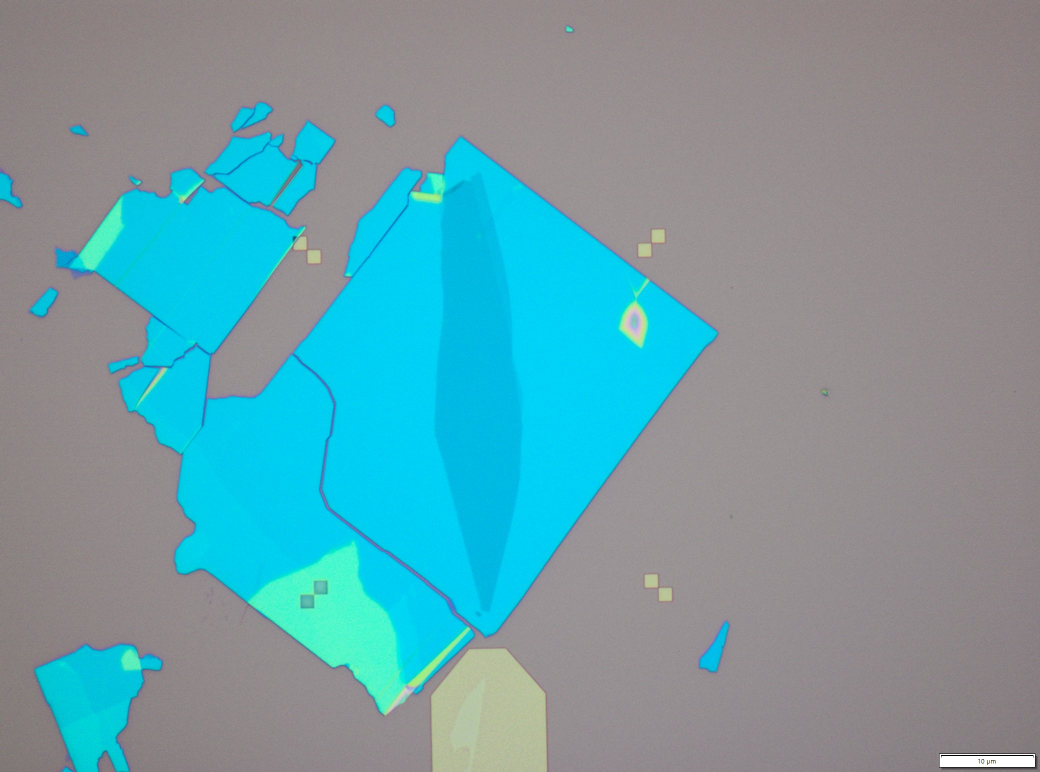
#> input picture tests_resources/ml08/bottom_part.jpg, 2080 x 1544 px (shown at 1/2 size)
$ python source_contour.py --image ../../../tests_resources/ml08/bottom_part.jpg --output-dir out
#> lines starting #> are read from the running program, lines starting #| are printed output that depends on the picture; after the words box and inside, x2 and y2 are one past the last pixel; in counts of white or black regions, pixels touching at a corner belong together
### skills/nanodevice_flakedetect/scripts/core.py
#!/usr/bin/env python
"""Shared utilities for the nanodevice_flakedetect workflow.

Morphological helpers, contour smoothing, image manipulation, affine warp
utilities, and the Chamfer+containment cost function used across all
sub-skills (align, detect, combine).
"""

import math

import cv2
import numpy as np


# ---------------------------------------------------------------------------
# Morphological helpers
# ---------------------------------------------------------------------------


# [19 lines left out: function _kernel_from_um, not called in this run]


def morph_clean(mask, close_k=9, open_k=9):
    """Morphological close then open.

    Close fills small gaps and bridges narrow breaks, open removes small
    noise blobs. Combined, this produces a cleaner binary mask while
    preserving the overall shape.

    Args:
        mask: Binary mask (uint8, 0 or 255).
        close_k: Kernel size for morphological closing.
        open_k: Kernel size for morphological opening.

    Returns:
        Cleaned binary mask (uint8, 0 or 255).
    """
    if close_k > 0:
        k_close = cv2.getStructuringElement(cv2.MORPH_ELLIPSE, (close_k, close_k))
        mask = cv2.morphologyEx(mask, cv2.MORPH_CLOSE, k_close)
    if open_k > 0:
        k_open = cv2.getStructuringElement(cv2.MORPH_ELLIPSE, (open_k, open_k))
        mask = cv2.morphologyEx(mask, cv2.MORPH_OPEN, k_open)
    return mask


def flood_fill_holes(mask):
    """Fill interior holes in a binary mask.

    Performs flood fill from the four image corners on the inverted mask,
    then unions with the original to fill all enclosed holes.

    Args:
        mask: Binary mask (uint8, 0 or 255).

    Returns:
        Mask with interior holes filled (uint8, 0 or 255).
    """
    h, w = mask.shape[:2]
    flood = mask.copy()
    for seed in ((0, 0), (w - 1, 0), (0, h - 1), (w - 1, h - 1)):
        x, y = seed
        if flood[y, x] == 0:
            fill_mask = np.zeros((h + 2, w + 2), dtype=np.uint8)
            cv2.floodFill(flood, fill_mask, seed, 255)
    # Invert: holes that were NOT reached by flood from any corner
    holes = cv2.bitwise_not(flood)
    return cv2.bitwise_or(mask, holes)


def keep_largest_n(mask, n=1, min_area=0):
    """Keep the N largest connected components by area.

    Args:
        mask: Binary mask (uint8, 0 or 255).
        n: Number of largest components to keep.
        min_area: Minimum pixel area to consider a component.

    Returns:
        Mask containing only the N largest qualifying components
        (uint8, 0 or 255).
    """
    num_labels, labels, stats, _ = cv2.connectedComponentsWithStats(
        mask, connectivity=8
    )
    # stats columns: x, y, w, h, area. Label 0 is background.
    areas = []
    for i in range(1, num_labels):
        area = stats[i, cv2.CC_STAT_AREA]
        if area >= min_area:
            areas.append((area, i))

    if not areas:
        return np.zeros_like(mask)

    # Sort by area descending, keep top n
    areas.sort(key=lambda x: x[0], reverse=True)
    keep_ids = {label_id for _, label_id in areas[:n]}

    result = np.zeros_like(mask)
    for label_id in keep_ids:
        result[labels == label_id] = 255
    return result


def mask_centroid(mask):
    """Return (cx, cy) centroid of a binary mask.

    Uses image moments. Returns None if the mask is empty.

    Args:
        mask: Binary mask (uint8, 0 or 255).

    Returns:
        Tuple (cx, cy) as floats, or None if mask has no foreground.
    """
    m = cv2.moments(mask, binaryImage=True)
    if m["m00"] < 1e-6:
        return None
    return (m["m10"] / m["m00"], m["m01"] / m["m00"])


# ---------------------------------------------------------------------------
# Image helpers
# ---------------------------------------------------------------------------

# [203 lines left out: functions desaturate, smooth_contour_polygon, smooth_contour_gaussian, smooth_material, make_warp, warp_contour and 2 more, not called in this run]


class ChamferAligner:
    """Chamfer distance + containment cost function for cross-substrate alignment.

    Encapsulates the proven v8 cost function recipe: forward Chamfer squared +
    heavy containment penalty + out-of-bounds penalty.  Used by both sweep.py
    (coarse rotation search) and refine.py (fine optimization).

    Usage:
        aligner = ChamferAligner(source_contour, source_mask,
                                 footprint_contour, footprint_mask)
        cost = aligner.cost([rot_deg, scale, dx, dy])
        metrics = aligner.evaluate([rot_deg, scale, dx, dy])
    """

    # [144 lines left out: functions __init__, cost, evaluate, not called in this run]


# ---------------------------------------------------------------------------
# Material color palette (BGR) — shared by overlay and commit scripts
# ---------------------------------------------------------------------------

MATERIAL_COLORS = {
    "top_hBN": (0, 200, 0),       # green
    "graphene": (0, 0, 255),       # red (BGR)
    "bottom_hBN": (255, 100, 0),   # blue-ish
    "graphite": (0, 200, 255),     # yellow (BGR)
}

# Default layer assignments
LAYER_MAP = {
    "top_hBN": "10/0",
    "graphene": "11/0",
    "bottom_hBN": "12/0",
    "graphite": "13/0",
}

# Default stack order (top to bottom)
STACK_ORDER = ["top_hBN", "graphene", "bottom_hBN", "graphite"]

### skills/nanodevice_flakedetect_align/scripts/source_contour.py
#!/usr/bin/env python
"""Extract the largest flake contour from a source image.

Segments the source image (e.g., top_part on PDMS) using Otsu
auto-thresholding on both grayscale and saturation channels.
Produces a contour and binary mask for use by sweep.py and refine.py.

Usage:
    conda run -n instrMCPdev python source_contour.py \
        --image <source_image> [--mirror] --output-dir <path>
"""

import argparse
import json
import os
import sys

import cv2
import numpy as np

# Import shared utilities from nanodevice_flakedetect/scripts/core.py
sys.path.insert(0, os.path.join(os.path.dirname(__file__), "..", "..", "nanodevice_flakedetect", "scripts"))
from core import morph_clean, flood_fill_holes, keep_largest_n, mask_centroid


def _grabcut_refine_source(image, mask):
    """GrabCut refinement for source flake 鈥?cleans edges to crystallographic facets."""
    h, w = image.shape[:2]
    erode_k = cv2.getStructuringElement(cv2.MORPH_ELLIPSE, (25, 25))
    dilate_k = cv2.getStructuringElement(cv2.MORPH_ELLIPSE, (35, 35))

    gc_mask = np.full((h, w), cv2.GC_BGD, dtype=np.uint8)
    gc_mask[cv2.dilate(mask, dilate_k) > 0] = cv2.GC_PR_BGD
    gc_mask[mask > 0] = cv2.GC_PR_FGD
    gc_mask[cv2.erode(mask, erode_k) > 0] = cv2.GC_FGD

    bgd = np.zeros((1, 65), np.float64)
    fgd = np.zeros((1, 65), np.float64)

    try:
        cv2.grabCut(image, gc_mask, None, bgd, fgd, 8, cv2.GC_INIT_WITH_MASK)
    except cv2.error:
        return mask

    result = np.where(
        (gc_mask == cv2.GC_FGD) | (gc_mask == cv2.GC_PR_FGD), 255, 0
    ).astype(np.uint8)

    result = morph_clean(result, close_k=15, open_k=7)
    result = keep_largest_n(result, n=1, min_area=5000)
    result = flood_fill_holes(result)
    return result


def segment_flake(image, gray_only=False):
    """Segment the largest flake using Otsu auto-thresholding.

    Uses OR(gray_otsu, sat_otsu) to capture both thick (dark, high-sat)
    and thin (bright, low-sat) regions of multi-thickness hBN flakes.
    GrabCut refines edges to crystallographic facets.

    When gray_only=True, uses grayscale Otsu only (skips saturation).

    Args:
        image: BGR image (uint8).
        gray_only: If True, use grayscale Otsu only.

    Returns:
        Binary mask (uint8, 0/255) of the largest flake region.
    """
    gray = cv2.cvtColor(image, cv2.COLOR_BGR2GRAY)

    # Otsu on grayscale 鈥?separates bright flake from dark background
    _, mask_gray = cv2.threshold(gray, 0, 255, cv2.THRESH_BINARY + cv2.THRESH_OTSU)

    if gray_only:
        mask = mask_gray
    else:
        hsv = cv2.cvtColor(image, cv2.COLOR_BGR2HSV)
        sat = hsv[:, :, 1]

        # Otsu on saturation 鈥?separates colored flake from unsaturated substrate
        _, mask_sat = cv2.threshold(sat, 0, 255, cv2.THRESH_BINARY + cv2.THRESH_OTSU)

        # Union: captures both thick (dark, high-sat) and thin (bright, low-sat) hBN
        mask = cv2.bitwise_or(mask_gray, mask_sat)

    # Morphological cleanup
    mask = morph_clean(mask, close_k=5, open_k=3)
    mask = keep_largest_n(mask, n=1, min_area=5000)
    mask = flood_fill_holes(mask)

    # GrabCut refinement for clean crystallographic edges
    mask = _grabcut_refine_source(image, mask)

    return mask


def main():
    parser = argparse.ArgumentParser(
        description="Extract source flake contour from a microscope image."
    )
    parser.add_argument("--image", required=True, help="Source image path")
    parser.add_argument("--mirror", action="store_true",
                        help="Horizontal flip before processing (PDMS transfers)")
    parser.add_argument("--gray-only", action="store_true",
                        help="Use grayscale Otsu only, skip saturation "
                             "(captures very bright/overexposed areas)")
    parser.add_argument("--output-dir", required=True, help="Output directory")
    args = parser.parse_args()

    # Load image
    image = cv2.imread(args.image)
#> image is the input picture: shape (1544, 2080, 3); mean B, G, R 165, 157.1, 109.8
    if image is None:
        print(f"ERROR: Cannot read image: {args.image}", file=sys.stderr)
        sys.exit(1)

    os.makedirs(args.output_dir, exist_ok=True)

    # Mirror if requested
    if args.mirror:
        image = cv2.flip(image, 1)

    # Segment flake
    mask = segment_flake(image, gray_only=args.gray_only)
#> in segment_flake, `_, mask_gray = cv2.threshold(gray, 0, 255, cv2.THRESH_BINARY + cv2.THR..`:
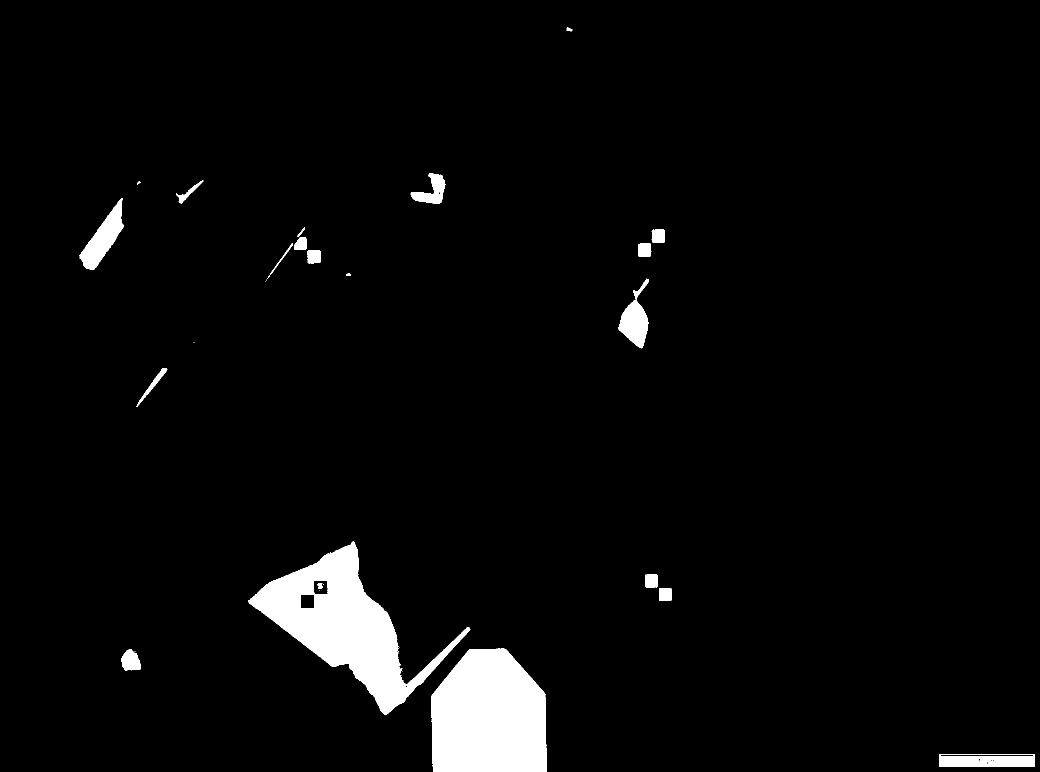
#> mask_gray: shape (1544, 2080) (shown at 1/2 size); 3.8% white; 34 white regions (12 under 20 px), largest, box (x1, y1, x2, y2) and area: (496, 1082, 941, 1430) 49584, (863, 1297, 1093, 1544) 48992, (159, 396, 248, 540) 5047
#> in keep_largest_n, `num_labels, labels, stats, _ = cv2.connectedComponentsWithStats( mask,..`:
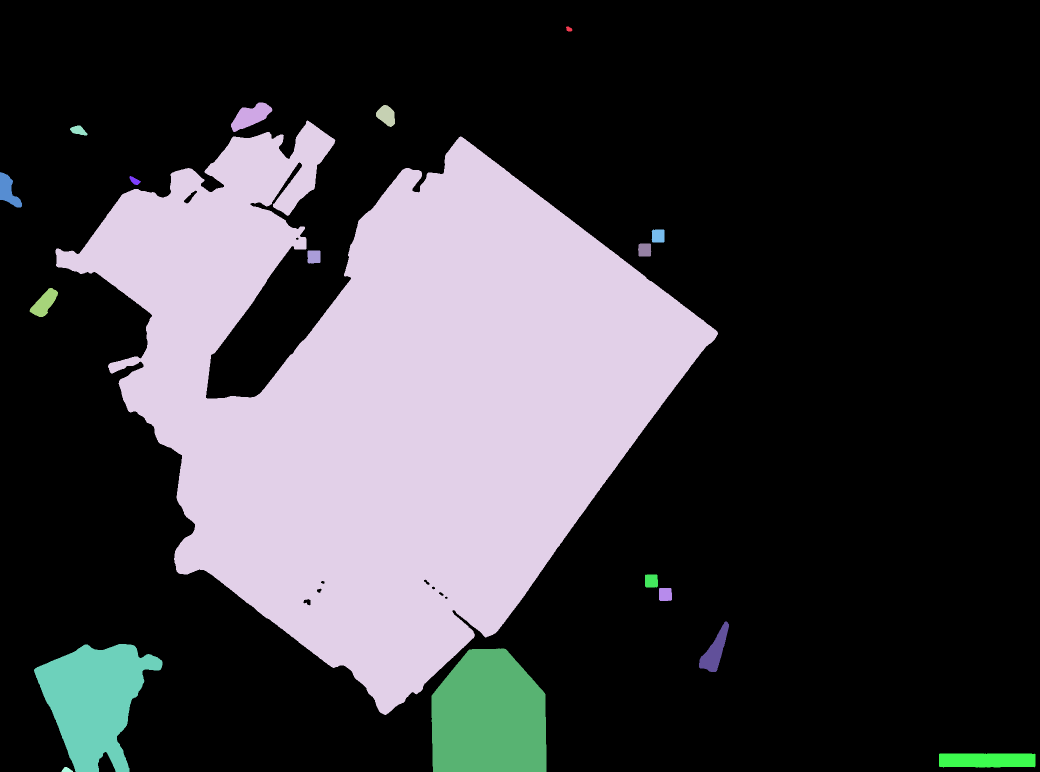
#> labels: shape (1544, 2080) int32 (shown at 1/2 size); 19 distinct labels, from 0 to 18; one colour per label, 0 black
#> in keep_largest_n, `num_labels, labels, stats, _ = cv2.connectedComponentsWithStats( mask,..`: num_labels = 19; stats = 19 rows, first 6: [0, 0, 2080, 1544, 2288625], [1132, 53, 13, 10, 94], [462, 205, 83, 59, 2603], [752, 210, 38, 44, 1132], [111, 241, 1325, 1189, 816390], [140, 251, 35, 20, 438]
#> the loop in keep_largest_n, `for i in range(1, num_labels):` made 18 passes
#> area on passes 1 to 8: 94, 2603, 1132, 816390, 438, 1645, 219, 644
#> after the loop in keep_largest_n, `for i in range(1, num_labels):`: areas = [(816390, 4), (38397, 15), (49002, 16), (5243, 17)]
#> in keep_largest_n, `keep_ids = {label_id for _, label_id in areas[:n]}`: keep_ids = 1 item
#> the loop in keep_largest_n, `for label_id in keep_ids:` made 1 pass
#> label_id on pass 1: 4
#> after the loop in flood_fill_holes, `for seed in ((0, 0), (w - 1, 0), (0, h - 1), (w - 1, h - 1)):`:
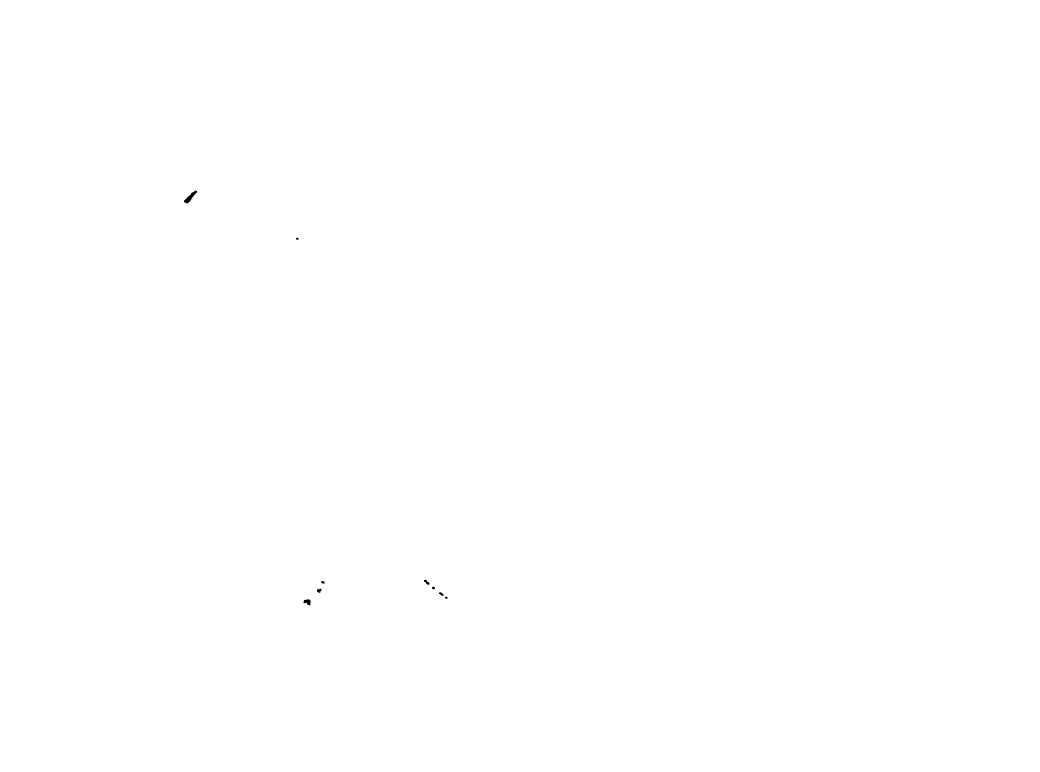
#> flood: shape (1544, 2080) (shown at 1/2 size); 100% white; 9 black regions (2 under 20 px), largest, box (x1, y1, x2, y2) and area: (368, 381, 394, 407) 233, (607, 1198, 621, 1211) 116, (848, 1159, 859, 1170) 55
#> call 2 of morph_clean, with close_k = 15, open_k = 7
#> in morph_clean (call 2), `mask = cv2.morphologyEx(mask, cv2.MORPH_CLOSE, k_close)`:
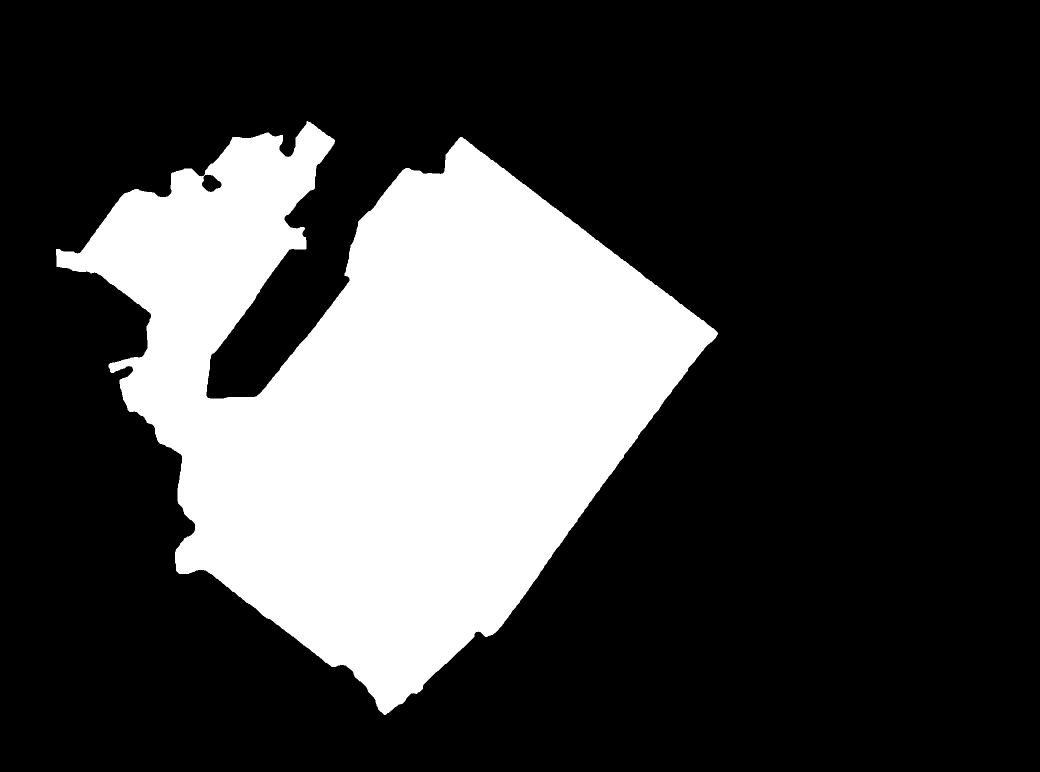
#> mask: shape (1544, 2080) (shown at 1/2 size); 25.4% white; 1 white region, box (x1, y1, x2, y2) and area: (112, 242, 1436, 1430) 817256
#> the loop in keep_largest_n (call 2), `for i in range(1, num_labels):` made 1 pass
#> area on pass 1: 817096
#> the loop in keep_largest_n (call 2), `for label_id in keep_ids:` made 1 pass

    # Check we found something
    area_px = int((mask > 0).sum())
#> area_px = 817096
    if area_px == 0:
        print("ERROR: No flake detected in source image.", file=sys.stderr)
        sys.exit(1)

    # Extract contour
    contours, _ = cv2.findContours(mask, cv2.RETR_EXTERNAL, cv2.CHAIN_APPROX_SIMPLE)
#> contours = 1 contour; box (x1, y1, x2, y2) and area: (112, 243, 1436, 1430) 814693
    if not contours:
        print("ERROR: No contours found.", file=sys.stderr)
        sys.exit(1)

    contour = max(contours, key=cv2.contourArea)
#> contour = contour of 1990 points, box (x1, y1, x2, y2) (112, 243, 1436, 1430), area 814693
    contour_pts = contour.reshape(-1, 2).astype(np.float64)
#> contour_pts = 1990 pairs, first value 112 to 1435, second value 243 to 1429

    # Save contour
    contour_path = os.path.join(args.output_dir, "source_contour.npy")
    np.save(contour_path, contour_pts)

    # Save mask
    mask_path = os.path.join(args.output_dir, "source_mask.png")
    cv2.imwrite(mask_path, mask)

    # Draw diagnostic overlay
    diag = image.copy()
    cv2.drawContours(diag, [contour], -1, (0, 255, 0), 2)
    centroid = mask_centroid(mask)
#> in mask_centroid, `m = cv2.moments(mask, binaryImage=True)`: m = moments, m00 817096, centre m10/m00, m01/m00 = (778.8, 792.7)
#> centroid = (778.8, 792.7)
    if centroid:
        cx, cy = int(centroid[0]), int(centroid[1])
#> cx = 778; cy = 792
        cv2.circle(diag, (cx, cy), 8, (0, 0, 255), -1)
#> diag: shape (1544, 2080, 3); mean B, G, R 163.9, 157.7, 109.5
        cv2.putText(diag, f"area={area_px}px  pts={len(contour_pts)}",
                    (20, 30), cv2.FONT_HERSHEY_SIMPLEX, 0.7, (0, 255, 0), 2)
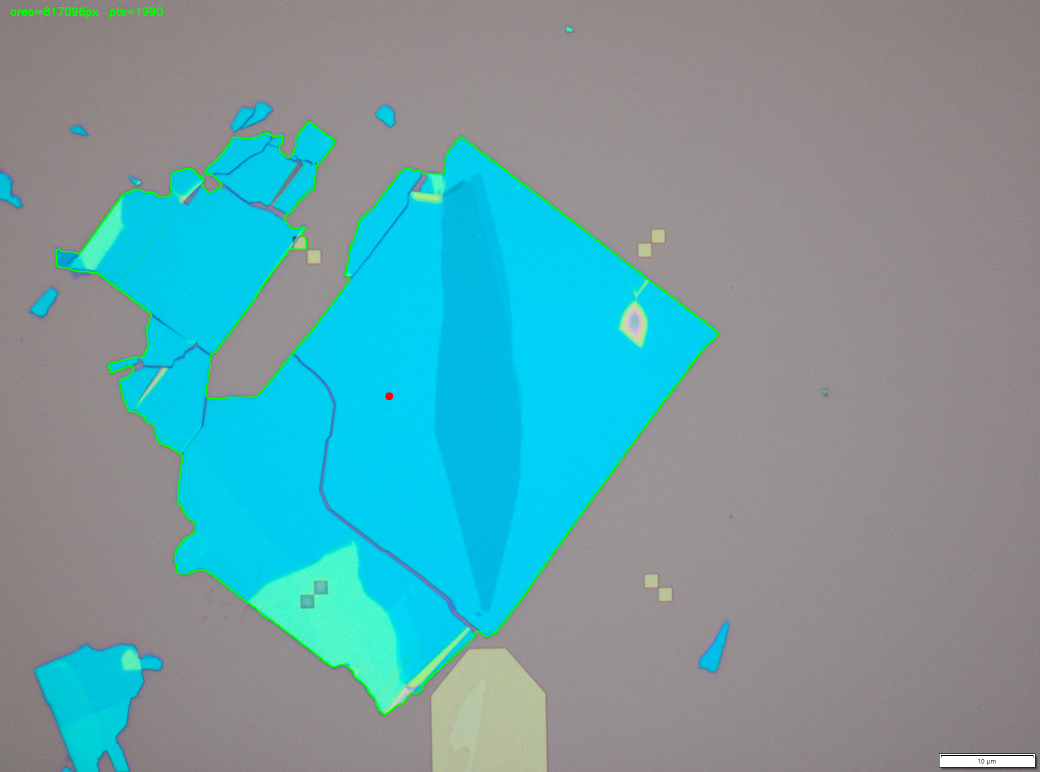
#> diag: shape (1544, 2080, 3) (shown at 1/2 size); mean B, G, R 163.8, 157.8, 109.4
    diag_path = os.path.join(args.output_dir, "01_source_contour.png")
    cv2.imwrite(diag_path, diag)

    # Write/update alignment_report.json
    report_path = os.path.join(args.output_dir, "alignment_report.json")
    if os.path.exists(report_path):
        with open(report_path) as f:
            report = json.load(f)
    else:
        report = {}

    report["source"] = {
        "contour_file": "source_contour.npy",
        "mask_file": "source_mask.png",
        "mirrored": args.mirror,
        "area_px": area_px,
        "n_points": len(contour_pts),
    }
    report["source_image"] = os.path.abspath(args.image)

    with open(report_path, "w") as f:
        json.dump(report, f, indent=2)

    # Summary
    print(f"Source contour: {len(contour_pts)} points, {area_px} px area")
#| Source contour: 1990 points, 817096 px area
    print(f"Mirrored: {args.mirror}")
    print(f"Saved: {contour_path}, {mask_path}, {diag_path}")


if __name__ == "__main__":
    main()
